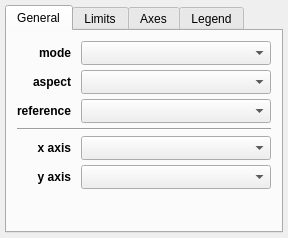
<?xml version="1.0" encoding="UTF-8"?>
<ui version="4.0">
 <class>Widget</class>
 <widget class="QWidget" name="Widget">
  <property name="geometry">
   <rect>
    <x>0</x>
    <y>0</y>
    <width>288</width>
    <height>238</height>
   </rect>
  </property>
  <property name="windowTitle">
   <string>2D Image</string>
  </property>
  <layout class="QGridLayout" name="gridLayout_5">
   <property name="leftMargin">
    <number>5</number>
   </property>
   <property name="topMargin">
    <number>5</number>
   </property>
   <property name="rightMargin">
    <number>5</number>
   </property>
   <property name="bottomMargin">
    <number>5</number>
   </property>
   <property name="verticalSpacing">
    <number>5</number>
   </property>
   <item row="14" column="0">
    <widget class="QTabWidget" name="tab_widget">
     <property name="currentIndex">
      <number>0</number>
     </property>
     <widget class="QWidget" name="tab">
      <attribute name="title">
       <string>General</string>
      </attribute>
      <layout class="QGridLayout" name="gridLayout">
       <property name="leftMargin">
        <number>10</number>
       </property>
       <property name="topMargin">
        <number>10</number>
       </property>
       <property name="rightMargin">
        <number>10</number>
       </property>
       <property name="bottomMargin">
        <number>10</number>
       </property>
       <property name="horizontalSpacing">
        <number>10</number>
       </property>
       <property name="verticalSpacing">
        <number>5</number>
       </property>
       <item row="0" column="0">
        <widget class="QLabel" name="label_3">
         <property name="font">
          <font>
           <weight>75</weight>
           <bold>true</bold>
          </font>
         </property>
         <property name="text">
          <string>mode</string>
         </property>
         <property name="alignment">
          <set>Qt::AlignRight|Qt::AlignTrailing|Qt::AlignVCenter</set>
         </property>
        </widget>
       </item>
       <item row="1" column="1">
        <widget class="QComboBox" name="combosel_aspect">
         <property name="sizeAdjustPolicy">
          <enum>QComboBox::AdjustToMinimumContentsLengthWithIcon</enum>
         </property>
        </widget>
       </item>
       <item row="2" column="1">
        <widget class="QComboBox" name="combosel_reference_data">
         <property name="sizeAdjustPolicy">
          <enum>QComboBox::AdjustToMinimumContentsLengthWithIcon</enum>
         </property>
        </widget>
       </item>
       <item row="3" column="0" colspan="2">
        <widget class="Line" name="line">
         <property name="orientation">
          <enum>Qt::Horizontal</enum>
         </property>
        </widget>
       </item>
       <item row="8" column="1">
        <spacer name="horizontalSpacer_2">
         <property name="orientation">
          <enum>Qt::Horizontal</enum>
         </property>
         <property name="sizeHint" stdset="0">
          <size>
           <width>40</width>
           <height>5</height>
          </size>
         </property>
        </spacer>
       </item>
       <item row="2" column="0">
        <widget class="QLabel" name="label_4">
         <property name="font">
          <font>
           <weight>75</weight>
           <bold>true</bold>
          </font>
         </property>
         <property name="text">
          <string>reference</string>
         </property>
         <property name="alignment">
          <set>Qt::AlignRight|Qt::AlignTrailing|Qt::AlignVCenter</set>
         </property>
        </widget>
       </item>
       <item row="0" column="1">
        <widget class="QComboBox" name="combosel_color_mode">
         <property name="sizeAdjustPolicy">
          <enum>QComboBox::AdjustToMinimumContentsLengthWithIcon</enum>
         </property>
        </widget>
       </item>
       <item row="1" column="0">
        <widget class="QLabel" name="label">
         <property name="font">
          <font>
           <weight>75</weight>
           <bold>true</bold>
          </font>
         </property>
         <property name="text">
          <string>aspect</string>
         </property>
         <property name="alignment">
          <set>Qt::AlignRight|Qt::AlignTrailing|Qt::AlignVCenter</set>
         </property>
        </widget>
       </item>
       <item row="4" column="0">
        <widget class="QLabel" name="x_lab">
         <property name="font">
          <font>
           <weight>75</weight>
           <bold>true</bold>
          </font>
         </property>
         <property name="text">
          <string>x axis</string>
         </property>
         <property name="alignment">
          <set>Qt::AlignRight|Qt::AlignTrailing|Qt::AlignVCenter</set>
         </property>
        </widget>
       </item>
       <item row="5" column="0">
        <widget class="QLabel" name="x_lab">
         <property name="font">
          <font>
           <weight>75</weight>
           <bold>true</bold>
          </font>
         </property>
         <property name="text">
          <string>y axis</string>
         </property>
         <property name="alignment">
          <set>Qt::AlignRight|Qt::AlignTrailing|Qt::AlignVCenter</set>
         </property>
        </widget>
       </item>
       <item row="5" column="1">
        <widget class="QComboBox" name="combosel_y_att_world">
         <property name="sizeAdjustPolicy">
          <enum>QComboBox::AdjustToMinimumContentsLengthWithIcon</enum>
         </property>
        </widget>
       </item>
       <item row="4" column="1">
        <widget class="QComboBox" name="combosel_x_att_world">
         <property name="sizeAdjustPolicy">
          <enum>QComboBox::AdjustToMinimumContentsLengthWithIcon</enum>
         </property>
        </widget>
       </item>
       <item row="6" column="0" colspan="2">
        <layout class="QVBoxLayout" name="layout_slices"/>
       </item>
       <item row="9" column="1">
        <spacer name="verticalSpacer">
         <property name="orientation">
          <enum>Qt::Vertical</enum>
         </property>
         <property name="sizeHint" stdset="0">
          <size>
           <width>20</width>
           <height>40</height>
          </size>
         </property>
        </spacer>
       </item>
      </layout>
     </widget>
     <widget class="QWidget" name="tab_2">
      <attribute name="title">
       <string>Limits</string>
      </attribute>
      <layout class="QGridLayout" name="gridLayout_2">
       <property name="leftMargin">
        <number>10</number>
       </property>
       <property name="topMargin">
        <number>10</number>
       </property>
       <property name="rightMargin">
        <number>10</number>
       </property>
       <property name="bottomMargin">
        <number>10</number>
       </property>
       <property name="horizontalSpacing">
        <number>10</number>
       </property>
       <property name="verticalSpacing">
        <number>5</number>
       </property>
       <item row="1" column="2">
        <widget class="QToolButton" name="button_flip_y">
         <property name="styleSheet">
          <string notr="true">padding: 0px</string>
         </property>
         <property name="text">
          <string>⇄</string>
         </property>
        </widget>
       </item>
       <item row="1" column="0">
        <widget class="QLabel" name="label_2">
         <property name="font">
          <font>
           <weight>75</weight>
           <bold>true</bold>
          </font>
         </property>
         <property name="text">
          <string>y axis</string>
         </property>
         <property name="alignment">
          <set>Qt::AlignRight|Qt::AlignTrailing|Qt::AlignVCenter</set>
         </property>
        </widget>
       </item>
       <item row="2" column="1" colspan="3">
        <spacer name="horizontalSpacer">
         <property name="orientation">
          <enum>Qt::Horizontal</enum>
         </property>
         <property name="sizeHint" stdset="0">
          <size>
           <width>40</width>
           <height>5</height>
          </size>
         </property>
        </spacer>
       </item>
       <item row="0" column="1">
        <widget class="QLineEdit" name="valuetext_x_min"/>
       </item>
       <item row="0" column="3">
        <widget class="QLineEdit" name="valuetext_x_max"/>
       </item>
       <item row="3" column="2">
        <spacer name="verticalSpacer_3">
         <property name="orientation">
          <enum>Qt::Vertical</enum>
         </property>
         <property name="sizeHint" stdset="0">
          <size>
           <width>20</width>
           <height>40</height>
          </size>
         </property>
        </spacer>
       </item>
       <item row="1" column="3">
        <widget class="QLineEdit" name="valuetext_y_max"/>
       </item>
       <item row="1" column="1">
        <widget class="QLineEdit" name="valuetext_y_min"/>
       </item>
       <item row="0" column="0">
        <widget class="QLabel" name="label_2">
         <property name="font">
          <font>
           <weight>75</weight>
           <bold>true</bold>
          </font>
         </property>
         <property name="text">
          <string>x axis</string>
         </property>
         <property name="alignment">
          <set>Qt::AlignRight|Qt::AlignTrailing|Qt::AlignVCenter</set>
         </property>
        </widget>
       </item>
       <item row="0" column="2">
        <widget class="QToolButton" name="button_flip_x">
         <property name="styleSheet">
          <string notr="true">padding: 0px</string>
         </property>
         <property name="text">
          <string>⇄</string>
         </property>
        </widget>
       </item>
      </layout>
      <zorder>label_2</zorder>
      <zorder>valuetext_x_min</zorder>
      <zorder>button_flip_x</zorder>
      <zorder>valuetext_x_max</zorder>
      <zorder>label_2</zorder>
      <zorder>valuetext_y_min</zorder>
      <zorder>button_flip_y</zorder>
      <zorder>valuetext_y_max</zorder>
      <zorder>verticalSpacer_3</zorder>
      <zorder>horizontalSpacer</zorder>
     </widget>
     <widget class="QWidget" name="tab_3">
      <attribute name="title">
       <string>Axes</string>
      </attribute>
      <layout class="QHBoxLayout" name="horizontalLayout">
       <property name="leftMargin">
        <number>5</number>
       </property>
       <property name="topMargin">
        <number>5</number>
       </property>
       <property name="rightMargin">
        <number>5</number>
       </property>
       <property name="bottomMargin">
        <number>5</number>
       </property>
       <item>
        <widget class="AxesEditorWidget" name="axes_editor" native="true"/>
       </item>
      </layout>
     </widget>
     <widget class="QWidget" name="tab_4">
      <attribute name="title">
       <string>Legend</string>
      </attribute>
      <layout class="QHBoxLayout" name="horizontalLayout">
       <property name="leftMargin">
        <number>5</number>
       </property>
       <property name="topMargin">
        <number>5</number>
       </property>
       <property name="rightMargin">
        <number>5</number>
       </property>
       <property name="bottomMargin">
        <number>5</number>
       </property>
       <item>
        <widget class="LegendEditorWidget" name="legend_editor" native="true"/>
       </item>
      </layout>
     </widget>
    </widget>
   </item>
  </layout>
 </widget>
 <layoutdefault spacing="6" margin="11"/>
 <customwidgets>
  <customwidget>
   <class>AxesEditorWidget</class>
   <extends>QWidget</extends>
   <header>glue_qt.viewers.matplotlib.qt.axes_editor</header>
  </customwidget>
  <customwidget>
   <class>LegendEditorWidget</class>
   <extends>QWidget</extends>
   <header>glue_qt.viewers.matplotlib.qt.legend_editor</header>
  </customwidget>
 </customwidgets>
 <resources/>
 <connections/>
</ui>
